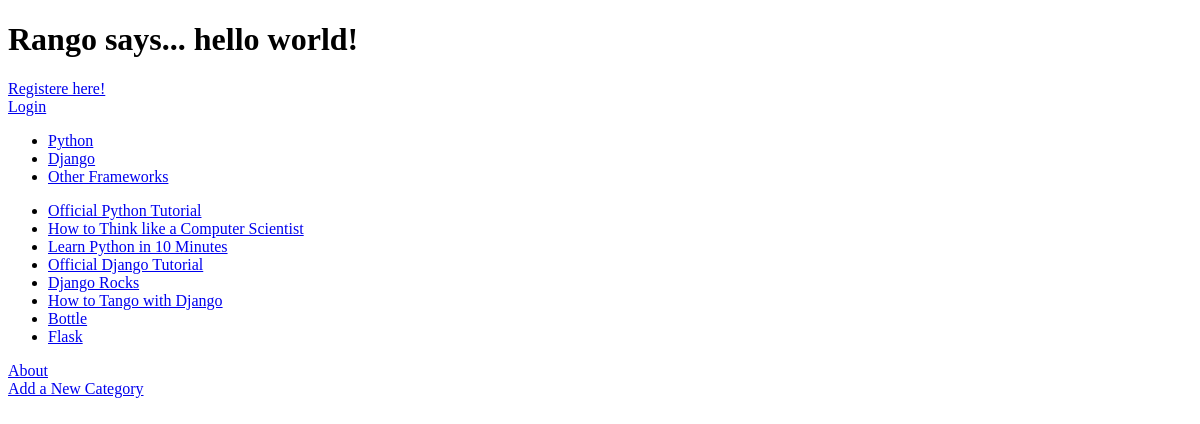
The app's page /rango/, older data.
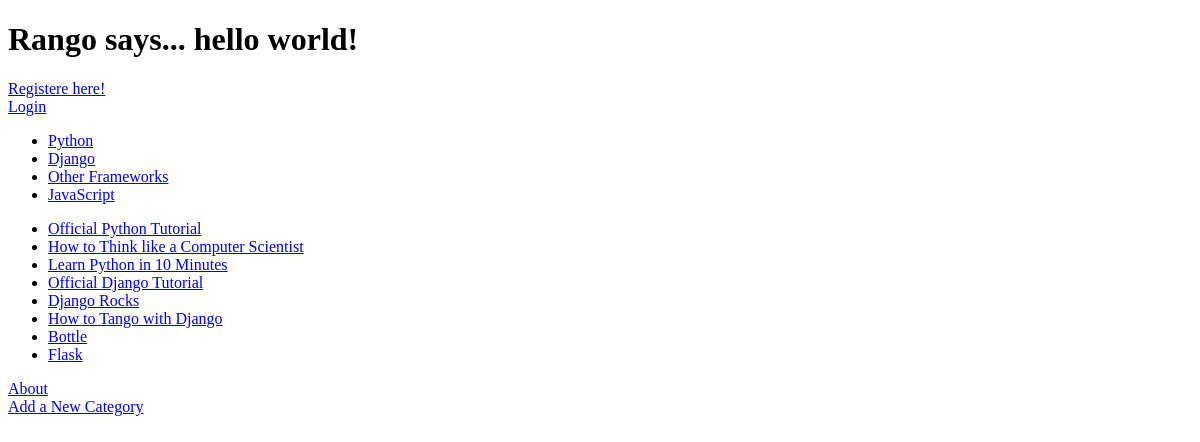
The same page, newer data.
### rango/models.py (models this page shows, shortened)
class Category(models.Model):
    name = models.CharField(max_length=128, unique=True)
    views = models.IntegerField(default=0)
    likes = models.IntegerField(default=0)
    slug = models.SlugField(unique=True)
    class Meta:
        ordering = ["name"]
        verbose_name_plural = "Categories"

class Page(models.Model):
    category = models.ForeignKey(Category)
    title = models.CharField(max_length=128)
    url = models.URLField()
    views = models.IntegerField(default=0)
    slug = models.SlugField(unique=True)

### rango/views.py (the view)
def index(request):
    category_list = Category.objects.order_by('-likes')[:5]
    page_list = Page.objects.order_by('-views')[:20]
    context_dict = {
        'categories': category_list,
        'pages': page_list,
        }
    return render(request, 'rango/index.html', context_dict)

### templates/rango/index.html (shortened to what this page needs)
<!DOCTYPE html>
{% load staticfiles %}
<html>
    <head>
    </head>
    <body>
        {% if user.is_authenticated %}
        <h1>Rango says... hello {{ user.username }}!</h1>
        <a href="/rango/restricted/">Restricted Page</a><br />
        <a href="/rango/logout/">Logout</a><br />
        {% else %}
        <h1>Rango says... hello world!</h1>
        <a href="/rango/register/">Registere here!</a><br />
        <a href="/rango/login/">Login</a><br />
        {% endif %}
        {% if categories %}
            <ul>
                {% for category in categories %}
                <li><a href="/rango/category/{{ category.slug }}">{{ category.name }}</a></li>
                {% endfor %}
            </ul>
        {% else %}
            <strong>There are no categories present.</strong>
        {% endif %}
        {% if pages %}
            <ul>
                {% for page in pages %}
                <li><a href="{{page.url}}">{{ page.title }}</a></li>
                {% endfor %}
            </ul>
        {% else %}
            <strong>There are no pages present.</strong>
        {% endif %}
        <a href="/rango/about/">About</a> <br />
        <a href="/rango/add_category">Add a New Category</a><br />
    </body>
</html>

Row changes from the older to the newer data that the page shows:
added Category: name "JavaScript"
